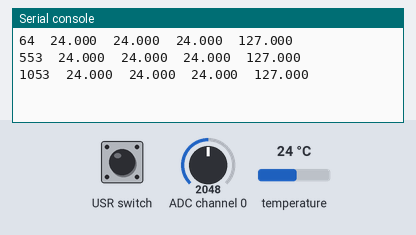
Bench run of a program on a simulated pyboard running MicroPython. On the bench: the last lines printed to the serial console. The inputs (shaded band) are chosen by the test bench; at power-on: temperature 24 °C, ADC channel 0 = 2048 (analog values on the 0–4095 scale). Files the program writes start out absent.

Above: at 1.2 s.
1.3 s: temperature set to 12 °C
At 2.0 s:
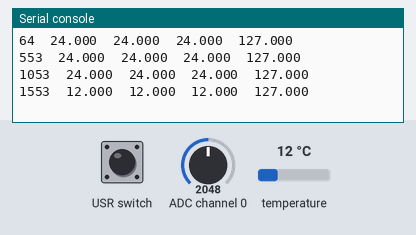
2.8 s: ADC channel 0 set to 2866
At 3.5 s:
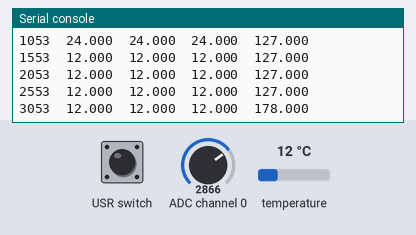
4.3 s: temperature set to 19 °C
At 5.0 s:
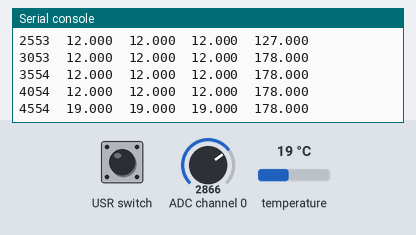
5.8 s: ADC channel 0 set to 3603
At 6.5 s:
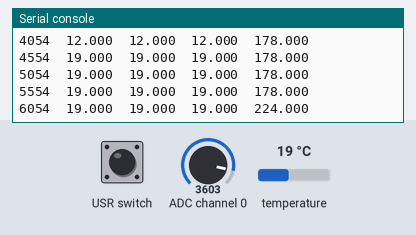
Timing chart, 0 to 8.3 s (numbered marks = the images above; inputs shaded):
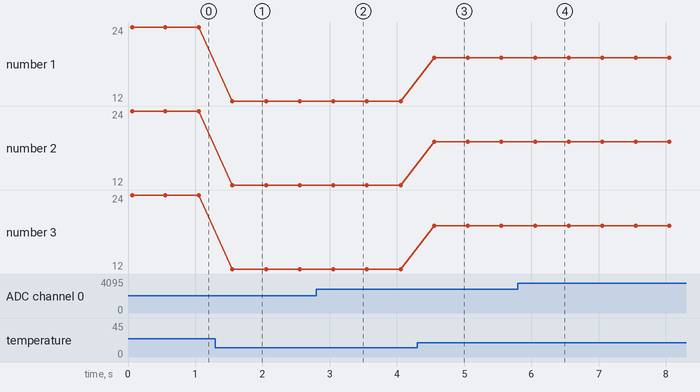

Measured:
- after the input at 1.3 s, the serial console: prints a new line after 0.25 s (image 1)
- after the input at 2.8 s, the serial console: prints a new line after 0.25 s (image 2)
- after the input at 4.3 s, the serial console: prints a new line after 0.25 s (image 3)
- after the input at 5.8 s, the serial console: prints a new line after 0.25 s (image 4)
- plotted number 1: 24 → 12 after the input at 1.3 s, 12 → 19 after the input at 4.3 s
- plotted number 2: 24 → 12 after the input at 1.3 s, 12 → 19 after the input at 4.3 s
- plotted number 3: 24 → 12 after the input at 1.3 s, 12 → 19 after the input at 4.3 s

The program:

i2c_temperatursensor.py
```python
import os
import pyb
import micropython

# A2, A1, A0
I2C_ADDRESS_A = 0x90  # 0, 0, 0
I2C_ADDRESS_B = 0x92  # 0, 0, 1
I2C_ADDRESS_C = 0x94 # 0, 1, 0
I2C_ADDRESS_D = 0x96 # 0, 1, 1

REG_TEMP = 0x00
REG_CONFIG = 0x01
REG_T_HYST = 0x02
REG_T_OS = 0x03

REG_CONFIG_ONESHOT = 0b10000000
REG_CONFIG_TIMEOUT = 0b01000000
REG_CONFIG_DATAFORMAT = 0b00100000
REG_CONFIG_FAULTQUEUE = 0b00011000
REG_CONFIG_OSPOLARITY = 0b00000100
REG_CONFIG_COMPARATOR = 0b00000010
REG_CONFIG_SHUTDOWN = 0b00000001

TEMP_0C = 0x0000
TEMP_64C = 0x4000

CONVERSION_TIME_MS = 50

switch = pyb.Switch()

i2c = pyb.I2C(1, pyb.I2C.MASTER, baudrate=100000)
i2c.scan()

# def oneShotExtended():
#   # Start Oneshot
#   i2c.mem_write(REG_CONFIG_ONESHOT | REG_CONFIG_DATAFORMAT, I2C_ADDRESS_A, REG_CONFIG)
#   # read temperature (2 bytes)
#   bTemp = i2c.mem_read(2, I2C_ADDRESS_A, REG_TEMP)
#   # Shutdown
#   i2c.mem_write(REG_CONFIG_SHUTDOWN, I2C_ADDRESS_A, REG_CONFIG)
#   iTemp = int((bTemp[0]<<8) | bTemp[1])
#   fTemp = iTemp*64.0/TEMP_64C
#   return bTemp

def oneShotNormalA(i2cAddress):
  # Start Oneshot and Shutdown afterwards
  i2c.mem_write(REG_CONFIG_ONESHOT|REG_CONFIG_SHUTDOWN, i2cAddress>>1, REG_CONFIG)

def oneShotNormalB(i2cAddress):
  # read temperature (2 bytes)
  bTemp = i2c.mem_read(2, i2cAddress>>1, REG_TEMP)
  iTemp = int((bTemp[0]<<8) | bTemp[1])
  fTemp = iTemp*64.0/TEMP_64C
  return fTemp

def oneShotNormal(i2cAddress):
  oneShotNormalA(i2cAddress)
  pyb.delay(CONVERSION_TIME_MS)
  return oneShotNormalB(i2cAddress)

# oneShotNormal(I2C_ADDRESS_A)

def logToFile(listAddresses, filename='temperature_log.txt'):
  with open(filename, 'w') as f:
    f.write('time[ms]\t%s\n' % '\t'.join(['0x%04x' % addr for addr in listAddresses]))
    while not switch.value():
      [oneShotNormalA(addr) for addr in listAddresses]
      pyb.delay(CONVERSION_TIME_MS)
      listTemperatures = [oneShotNormalB(addr) for addr in listAddresses]
      strLine = '%d\t%s' % (pyb.millis(), '\t'.join(['%.3f' % fTemp for fTemp in listTemperatures]))
      print(strLine)
      f.write(strLine + '\n')
      pyb.delay(500-pyb.millis()%500)
      # os.sync()

logToFile((I2C_ADDRESS_A, I2C_ADDRESS_B, I2C_ADDRESS_C, I2C_ADDRESS_D))
```
